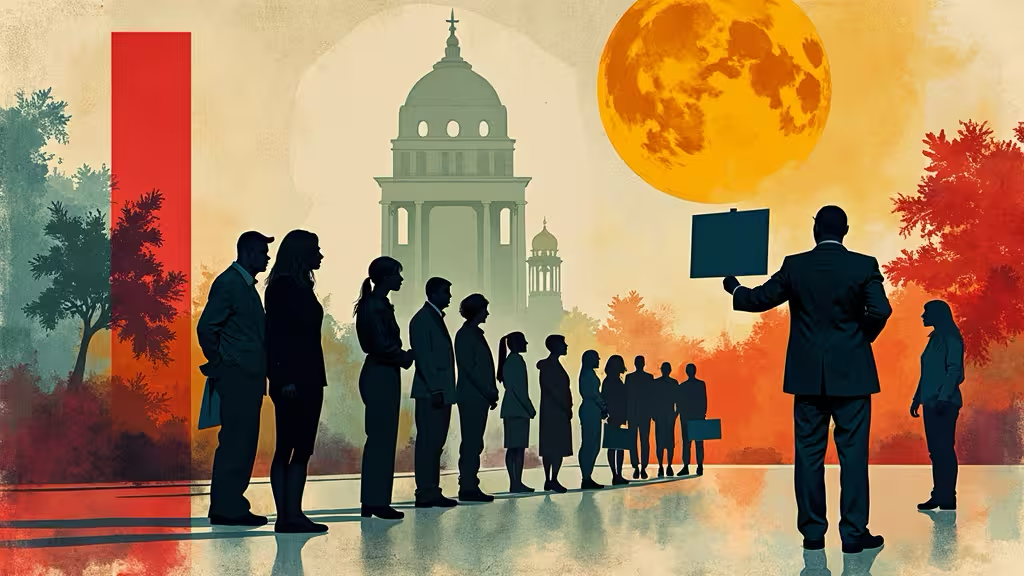
#> input picture src/background.png, 1024 x 576 px
$ python background_and_head.py
#> lines starting #> are read from the running program, lines starting #| are printed output that depends on the picture
from PIL import Image

# 打开背景和头部图像
background = Image.open("background.png")
#> background is the input picture: PIL image 1024x576 RGBA; mean R, G, B, A 159.2, 125.8, 90.3, 255
head = Image.open("head.png")
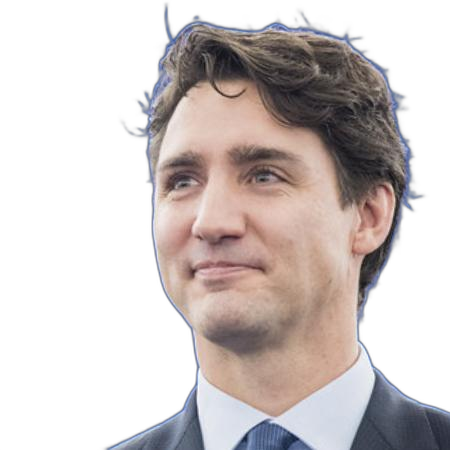
#> input picture src/head.png, 450 x 450 px
#> head is the input picture: PIL image 450x450 RGBA; mean R, G, B, A 75.2, 67.3, 66.1, 122.3

# 获取背景的宽高
bg_width, bg_height = background.size
#> bg_width = 1024; bg_height = 576

# 获取头部图像的宽高
head_width, head_height = head.size
#> head_width = 450; head_height = 450

# 计算头部图像的位置（将头部图像放置在背景图像的中央）
position = ((bg_width - head_width) // 2, (bg_height - head_height) // 2)
#> position = (287, 63)

# 将头部图像粘贴到背景上，保留透明度（如果有的话）
background.paste(head, position, head)
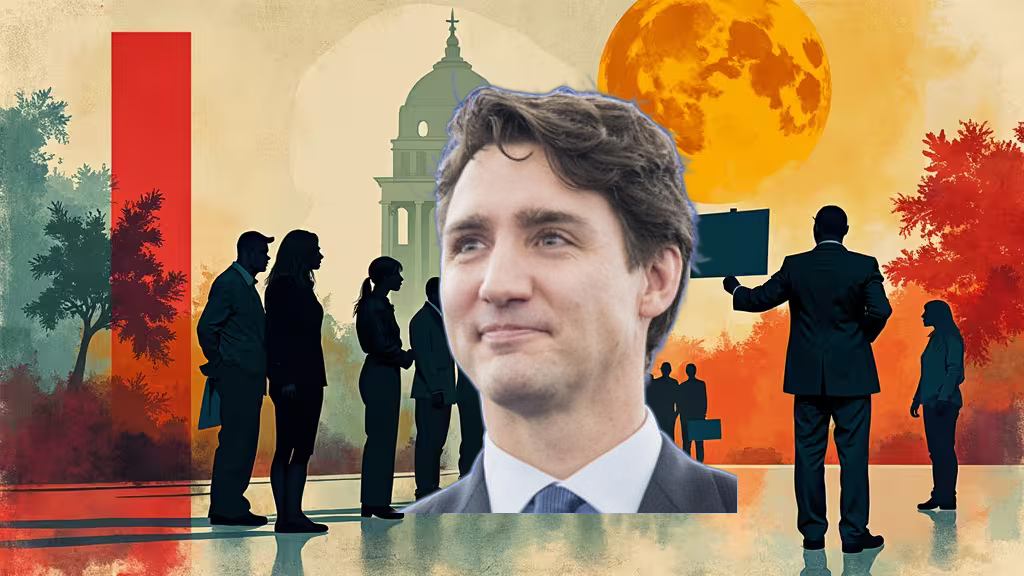
#> background: PIL image 1024x576 RGBA; mean R, G, B, A 158.8, 124.4, 94.2, 254.6; transparent parts drawn white

# 保存结果图像
background.save("output.png")

# 显示结果
background.show()
